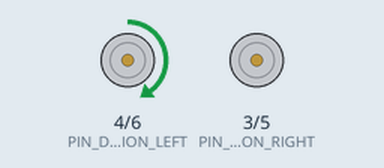
Bench run of a sketch on a simulated Arduino Uno, built with avr-gcc and run on an emulated ATmega328P. Parts: direction and speed pins drawn as motors (green arrow = direction pin HIGH = forward, orange = LOW = backward, longer = more drive).

Above: at 0.5 s.
At 2.5 s:
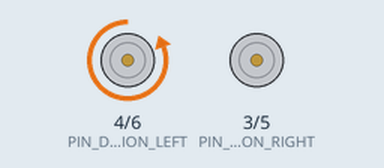
At 4.5 s:
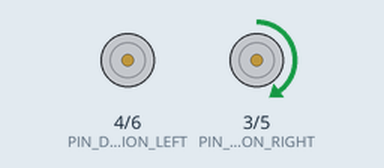
At 9.5 s:
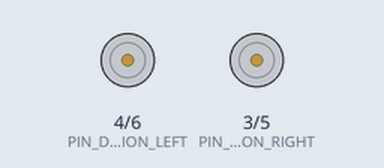
Timing chart, 0 to 10.4 s (numbered marks = the images above):
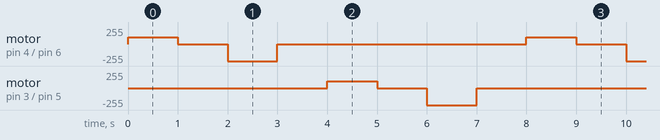

The sketch:

MotorTestCar.ino
```cpp
#define PIN_DIRECTION_RIGHT 3
#define PIN_DIRECTION_LEFT 4

#define PIN_MOTOR_PWM_RIGHT 5
#define PIN_MOTOR_PWM_LEFT 6

void setup() {
  pinMode(PIN_DIRECTION_RIGHT, OUTPUT);
  pinMode(PIN_DIRECTION_LEFT, OUTPUT);
  pinMode(PIN_MOTOR_PWM_RIGHT, OUTPUT);
  pinMode(PIN_MOTOR_PWM_LEFT, OUTPUT);
}

void loop() {
  // LEFT motors rotate in REVERSE direction
  digitalWrite(PIN_DIRECTION_LEFT, HIGH); // This is REVERSE on the LEFT side
  analogWrite(PIN_MOTOR_PWM_LEFT, 100); // 100 is pwm signal (between 0 and 255)
  delay(1000);
  analogWrite(PIN_MOTOR_PWM_LEFT, 0); // stop the motor with a 0 PWM signal
  delay(1000);

  // LEFT motors rotate in FORWARD direction
  digitalWrite(PIN_DIRECTION_LEFT, LOW); // This is FORWARD on the LEFT side
  analogWrite(PIN_MOTOR_PWM_LEFT, 255); // 100 is pwm signal (between 0 and 255)
  delay(1000);
  analogWrite(PIN_MOTOR_PWM_LEFT, 0); // stop the motor with a 0 PWM signal
  delay(1000);

  // RIGHT motors rotate in FORWARD direction
  digitalWrite(PIN_DIRECTION_RIGHT, HIGH); // This is FORWARD on the RIGHT side
  analogWrite(PIN_MOTOR_PWM_RIGHT, 100); // 100 is pwm signal (between 0 and 255)
  delay(1000);
  analogWrite(PIN_MOTOR_PWM_RIGHT, 0); // stop the motor with a 0 PWM signal
  delay(1000);

  // RIGHT motors rotate in REVERSE direction
  digitalWrite(PIN_DIRECTION_RIGHT, LOW); // This is REVERSE on the RIGHT side
  analogWrite(PIN_MOTOR_PWM_RIGHT, 255); // 100 is pwm signal (between 0 and 255)
  delay(1000);
  analogWrite(PIN_MOTOR_PWM_RIGHT, 0); // stop the motor with a 0 PWM signal
  delay(1000);
}
```

Measured:
- by itself, motor on pin 4 (PIN_DIRECTION_LEFT) / pin 6 (PIN_MOTOR_PWM_LEFT), motor on pin 3 (PIN_DIRECTION_RIGHT) / pin 5 (PIN_MOTOR_PWM_RIGHT): repeats every 8.0 s: stopped 1.0 s, backward 255/255 1.0 s, stopped 5.0 s, forward 100/255 1.0 s
